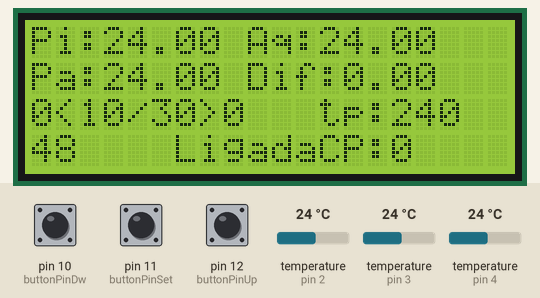
Recording of a sketch running on a simulated Arduino Uno, built with avr-gcc and run on an emulated ATmega328P. Shown: 20×4 character LCD. The test bench sets the inputs (shaded band); at power-on: pin 11 (buttonPinSet) HIGH, pin 10 (buttonPinDw) HIGH, pin 12 (buttonPinUp) HIGH, temperature (sensors on pin 2, pin 3, pin 4) 24 °C. EEPROM starts erased; what the sketch prints to the serial monitor is not drawn.

Above: at 3.8 s.
3.9 s: pin 11 (buttonPinSet) pulled LOW for 3.2 s
At 8.0 s:
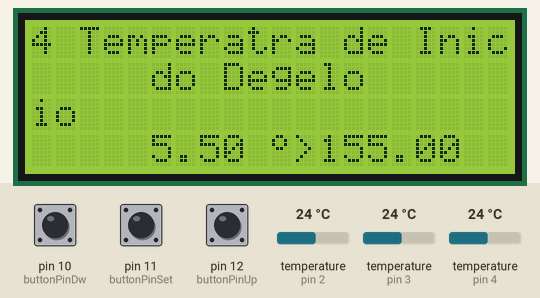
8.6 s: pin 11 (buttonPinSet) pulled LOW for 0.15 s
At 9.6 s:
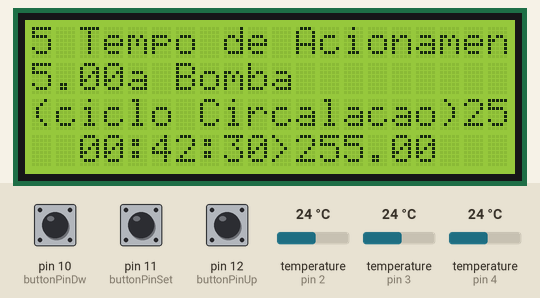
10.2 s: pin 11 (buttonPinSet) pulled LOW for 1 s
At 10.9 s:
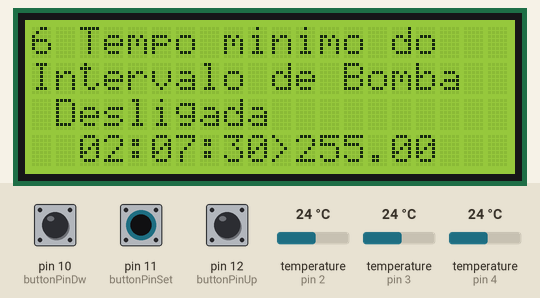
12.7 s: pin 10 (buttonPinDw) pulled LOW for 1 s
At 13.9 s:
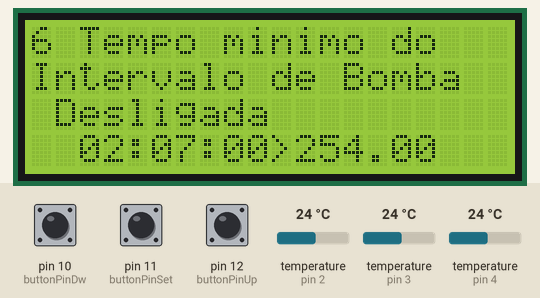
15.2 s: pin 10 (buttonPinDw) pulled LOW for 0.15 s
At 15.7 s:
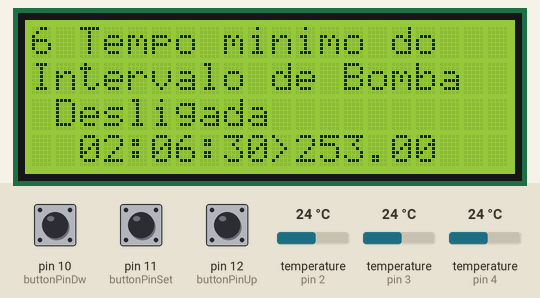
Timing chart, 0 to 18.2 s (numbered marks = the images above; inputs shaded):
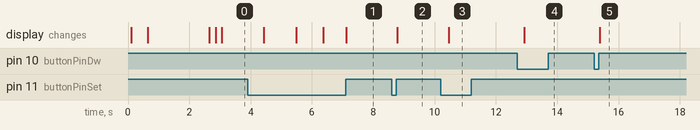

Measured:
- after the input at 3.9 s, the display: first changes after 0.53 s (image 1 shows a later state)
- after the input at 8.6 s, the display: changes after 0.19 s (image 2)
- after the input at 10.2 s, the display: changes after 0.26 s (image 3)
- after the input at 12.7 s, the display: changes after 0.22 s (image 4)

The sketch:

controlador_piscina5_21_Nano_1.ino
```cpp
#include <EEPROM.h>


//////////////////////Sensores
#include <OneWire.h>
#include <DallasTemperature.h>
#define ONE_WIRE_BUS_PISC                    2// //12 // Pino do sensor da temperatura da piscina
#define ONE_WIRE_BUS_PAINEL                  3// 13 // Pino do sensor do painel de aquecimento
#define ONE_WIRE_BUS_RETORNO                 4// 14 // Pino sensor de retorno de agua
OneWire SensorPiscina(ONE_WIRE_BUS_PISC);
OneWire oneWire_out(ONE_WIRE_BUS_PAINEL);
OneWire oneWire_out_1(ONE_WIRE_BUS_RETORNO);
DallasTemperature sensor_piscina(&SensorPiscina);
DallasTemperature sensor_painel(&oneWire_out);
DallasTemperature sensor_retorno(&oneWire_out_1);


/////////////////////////////////////Botões:
unsigned long lastDebounceTime = 0 ;

//int analogreading;
int buttonPinSet = 11; //= 15;    // the number of the pushbutton pin
const int ledPin = 13;      // the number of the LED pin
int ledState = HIGH;         // the current state of the output pin
int buttonStateSet;             // the current reading from the input pin
bool lastButtonStateSet = LOW;   // the previous reading from the input pin
//unsigned long lastDebounceTimeSet = 0;  // the last time the output pin was toggled
int debounceDelay = 50;    // the debounce time; increase if the output flickers

 int buttonPinUp = 12; // = 0;    // the number of the pushbutton pin
int buttonStateUp;             // the current reading from the input pin
bool lastButtonStateUp = LOW;   // the previous reading from the input pin
//unsigned long lastDebounceTimeUp = 0;  // the last time the output pin was toggled

 int buttonPinDw = 10; // = 2;    // the number of the pushbutton pin
int buttonStateDw;             // the current reading from the input pin
bool lastButtonStateDw = LOW;   // the previous reading from the input pin
//unsigned long lastDebounceTimeDw = 0;  // the last time the output pin was toggled
/////////////////////////////////////////////////////////////////////////////////////////////
unsigned long difmillis =0;


   bool chamarMenu = 0;
   unsigned long tempochamarmenu = 0;
   bool estadochamarmenu;
   unsigned long lastDebounceTimeMenu = 0;
   bool mudancaLCD;
   unsigned long tempomenu;
   bool botoes = LOW;
   int buttonPushCounter = 0;
   unsigned long whilelastTime = 0;
   bool ultimoestadobotoes ;


//LCD...

#include <LiquidCrystal_I2C.h>

LiquidCrystal_I2C lcd(0x3F,20,4);
//LiquidCrystal_I2C lcd(0x27,20,4);


// include the library code://https://github.com/adafruit/Adafruit_LiquidCrystal
//#include "Adafruit_LiquidCrystal.h"

// Connect via i2c, default address #0 (A0-A2 not jumpered)
//Adafruit_LiquidCrystal lcd(0);


//Array simbolo grau
byte grau[8] ={ B00001100,
                B00010010,
                B00010010,
                B00001100,
                B00000000,
                B00000000,
                B00000000,
                B00000000,};


//int s1;

bool memupdate = LOW ;

int SetTemperPiscina;
float SetTemperPiscFloat;
int TemperPiscEEPROM;

int SetDifTempEntrSaida;
float SetDifTemperEntrSaidaFloat;
int DifTemperEntrSaidaEEPROM;

int SetTemperSuperAq;
float SetTemperSuperAqfloat;
int SetTemperSuperAqEEPROM;

int SetTemperDegelo;
float SetTemperDegeloFloat;
int SetTemperDegeloEEPROM;

int SetTempoAcionBomba;
float SetTempoAcionBombaFloat;
int SetTempoAcionBombaEEPROM;

int SetTempoBombaDesl;
float SetTempoBombaDeslFloat;
int SetTempoBombaDeslEEPROM;


float tempreal;
float tempreal1;
int bomba = 2;// pino acionamento da bomba


/////////////////////////////////////////


int contador = 0;
boolean botaoset;
boolean botaodw;
boolean botaoup;


boolean chamadamenu = 0;
int tempodemenu = 5000;

// diferença milisegundos
unsigned long ti;
static unsigned long tf;
int tdif;
static unsigned long tp1;

int segundos, minutos, horas, total, total1;

unsigned long previousMillis;
const long interval = 800;

int temperaturapiscina;
int tempersaidaaquecedor;
int temperaturaplaca;

boolean disparoaquecerpiscina;
boolean placaaquecida;
boolean difentrsaida;
boolean circularagua;
boolean aquecendo;
boolean circulacaodeprotecao;

unsigned long tbstart;
int tbstop;
unsigned long basetempo10seg;
unsigned long basetempo30seg;
int TAcionBomba;
int TIntervBomba;
boolean bombacionada;
unsigned long tbomba;
unsigned long tempobombaacioncircprot; //tempo de acionamento da bomba no acionamento de proteção.
unsigned long tempointervdeprot;       // tempo de intervalo da bomba no acionamento de proteção.

 unsigned long tempo;


 bool DisparoProtecao;


void setup(void)


{

    sensor_piscina.begin();
    sensor_painel.begin();
    sensor_retorno.begin();
    sensor_piscina.setWaitForConversion(false);
    sensor_painel.setWaitForConversion(false);
    sensor_retorno.setWaitForConversion(false);


     pinMode(buttonPinSet, INPUT_PULLUP);
     pinMode(buttonPinUp, INPUT_PULLUP);
     pinMode(buttonPinDw, INPUT_PULLUP);


  pinMode(bomba, OUTPUT);

  Serial.begin(9600);
  Serial.println(" ");


//EEPROM.begin(50);


     lcd.init();
delay(500);
     lcd.backlight();
       lcd.clear();
       lcd.setCursor(0, 0);
       lcd.print("CONTROLADORES ");
       lcd.setCursor(0, 1);
       lcd.print("FOGGIATTO V2.0");
       delay(2000);
       lcd.clear();
       lcd.createChar(0, grau);

  tp1 = -9000;

  TemperPiscEEPROM = EEPROM.read(0);
  DifTemperEntrSaidaEEPROM = EEPROM.read(1);
  SetTemperSuperAqEEPROM = EEPROM.read(2);
  SetTemperDegeloEEPROM = EEPROM.read(3)- 100;
  SetTempoAcionBombaEEPROM = EEPROM.read(4);
  SetTempoBombaDeslEEPROM = EEPROM.read(5);


  SetTemperPiscFloat = TemperPiscEEPROM ;
  SetDifTemperEntrSaidaFloat = DifTemperEntrSaidaEEPROM;
  SetTemperSuperAqfloat = SetTemperSuperAqEEPROM;
  SetTemperDegeloFloat = SetTemperDegeloEEPROM;
  SetTempoAcionBombaFloat = SetTempoAcionBombaEEPROM;
  SetTempoBombaDeslFloat = SetTempoBombaDeslEEPROM;

tbstart = millis()/ 10000;

 TAcionBomba = -1 - SetTempoAcionBombaEEPROM;
}


void loop(void){
    sensor_piscina.requestTemperatures();
    sensor_painel.requestTemperatures();
    sensor_retorno.requestTemperatures();

    //leituraanalogbotoes();
    controle_led_botaoSet();
    controle_led_botaoUp();
    controle_led_botaoDw();


    Serial.print("// piscina:");
    Serial.print(sensor_piscina.getTempCByIndex(0));
    Serial.print(" painel:");
    Serial.print(sensor_painel.getTempCByIndex(0));
    Serial.print(" retorno:");
    Serial.print(sensor_retorno.getTempCByIndex(0),3);


    Serial.print("// Set:");
    Serial.print(buttonStateSet);
    Serial.print("  Up");
    Serial.print(buttonStateUp);
    Serial.print("  Dw");
    Serial.print(buttonStateDw);
    Serial.print(" dif milis ");
   // Serial.println((millis()-difmillis));
difmillis = millis();


/////////////Menu
if (buttonStateSet ==LOW){
  tempochamarmenu = millis();
}
Serial.println(tempochamarmenu);

if ((buttonStateSet == HIGH && estadochamarmenu == LOW) && (millis()-  tempochamarmenu > 300)) {
Serial.println(millis());
chamadamenu = HIGH;
contador = 0;
}


 basetempo10seg = millis() / 10000;
 basetempo30seg = basetempo10seg / 3;

 lcd.setCursor(0, 2);
 lcd.print(basetempo10seg);
 lcd.print("<10/30>");
 lcd.print(basetempo30seg);

  unsigned long start = millis();
    //int botoes;
  int tempomenu;

  SetTemperPiscina = TemperPiscEEPROM;
  SetDifTempEntrSaida = DifTemperEntrSaidaEEPROM;
  SetTemperSuperAq = SetTemperSuperAqEEPROM;
  SetTemperDegelo = SetTemperDegeloEEPROM;
  SetTempoAcionBomba = SetTempoAcionBombaEEPROM;
  SetTempoBombaDesl = SetTempoBombaDeslEEPROM;


  if (chamadamenu != mudancaLCD){
      lcd.clear();
      mudancaLCD = chamadamenu;
      }


while     (chamadamenu == HIGH){

    //leituraanalogbotoes();
    controle_led_botaoSet();
    controle_led_botaoUp();
    controle_led_botaoDw();


if ( buttonStateSet == HIGH || buttonStateUp == HIGH || buttonStateDw == HIGH){
  tempomenu = millis();
  botoes = HIGH;
  } else botoes = LOW;


 if (millis() -  tempomenu > 10000) {
     chamadamenu = LOW;

  SetTemperPiscina = SetTemperPiscFloat;
  SetDifTempEntrSaida = SetDifTemperEntrSaidaFloat;
  SetTemperSuperAq = SetTemperSuperAqfloat;
  SetTemperDegelo = SetTemperDegeloFloat;
  SetTempoAcionBomba = SetTempoAcionBombaFloat;
  SetTempoBombaDesl = SetTempoBombaDeslFloat;


     atualizaeeprom();//funcao atualiza memoria

  }


if ((botoes != ultimoestadobotoes)  || (millis() - whilelastTime > 1000 ) ) {


           if (botoes == HIGH)  {
                    lcd.clear();
                    buttonPushCounter++;// if the current state is HIGH then the button went from off to on:
                    Serial.println("on");Serial.println("on");
                    Serial.print("number of button pushes: ");
                     Serial.println(buttonPushCounter);
                     //Serial.println(joyst_map);

                         if (buttonPushCounter > 1) {
                            whilelastTime = millis()  - (buttonPushCounter * 100) ;  //
                              } else whilelastTime = millis();


    if (buttonStateSet == HIGH){
        contador = contador + 1;
        lcd.clear();
         }

    if (contador > 6)    {
      contador = 1;
      }


 switch (contador){

   case 1:
        if (buttonStateUp == HIGH && SetTemperPiscFloat < 80){
            SetTemperPiscFloat = SetTemperPiscFloat + 1;
            }

        if (buttonStateDw == HIGH && SetTemperPiscFloat > 40){
            SetTemperPiscFloat = SetTemperPiscFloat - 1;
            }

        lcd.setCursor(0, 0);
        lcd.print("1 Temperatura Maxima");
        lcd.setCursor(3, 1);
        lcd.print("da Piscina");
        //lcd.setCursor(0, 0);
        //lcd.print("1 Temperatura Maxima");
        lcd.setCursor(3, 3);
        lcd.print(SetTemperPiscFloat/2,1);
          lcd.setCursor(7, 3);
          lcd.write((byte)0);
          lcd.print(">");
          lcd.print(SetTemperPiscFloat);
       break;

  case 2:
        if (buttonStateUp == HIGH && SetDifTemperEntrSaidaFloat <= 99){
          SetDifTemperEntrSaidaFloat = SetDifTemperEntrSaidaFloat + 1;
          }

        if (buttonStateDw == HIGH && SetDifTemperEntrSaidaFloat > 0){
            SetDifTemperEntrSaidaFloat = SetDifTemperEntrSaidaFloat - 1;
            }
            lcd.setCursor(0, 0);
            lcd.print("2 Ganho minimo de");
            lcd.setCursor(0, 1);
            lcd.print("temperatura do");
            lcd.setCursor(0, 2);
            lcd.print("painel");
            lcd.setCursor(3, 3);
            lcd.print(SetDifTemperEntrSaidaFloat/10);
            lcd.setCursor(8, 3);
            lcd.write((byte)0);
            lcd.print(">");
            lcd.print(SetDifTemperEntrSaidaFloat);

          break;


   case 3:
        if (buttonStateUp == HIGH && SetTemperSuperAqfloat < 140){
            SetTemperSuperAqfloat = SetTemperSuperAqfloat + 1;
            }
        if (buttonStateDw == HIGH && SetTemperSuperAqfloat > 100){
            SetTemperSuperAqfloat = SetTemperSuperAqfloat - 1;
            }
        lcd.setCursor(0, 0);
        lcd.print("3 Temperatura de");
        lcd.setCursor(0, 1);
        lcd.print("Acionamento da bomba");
        lcd.setCursor(0, 2);
        lcd.print("Protecao por calor");
        lcd.setCursor(3, 3);
        lcd.print(SetTemperSuperAqfloat /2 );

            lcd.setCursor(7, 3);
            lcd.write((byte)0);
            lcd.print(">" );
            lcd.print(SetTemperSuperAqfloat);

       break;


    case 4:
        if (buttonStateUp == HIGH && SetTemperDegeloFloat < 160){
          SetTemperDegeloFloat = SetTemperDegeloFloat + 1;
          }

        if (buttonStateDw == HIGH && SetTemperDegeloFloat > 50){
            SetTemperDegeloFloat = SetTemperDegeloFloat - 1;
            }
            lcd.setCursor(0, 0);
            lcd.print("4 Temperatra de Inicio");
            lcd.setCursor(5, 1);
            lcd.print("do Degelo");
            //lcd.setCursor(0, 0);
            //lcd.print("6 Temperatra deInicDegelo");
            lcd.setCursor(5, 3);
            lcd.print((SetTemperDegeloFloat/10) -10);
            lcd.setCursor(10, 3);
            lcd.write((byte)0);
            lcd.print(">");
            lcd.print(SetTemperDegeloFloat);
        break;


    case 5:
        if (buttonStateUp == HIGH && SetTempoAcionBombaFloat <= 80){
            SetTempoAcionBombaFloat = SetTempoAcionBombaFloat + 1;
            }
        if (buttonStateDw == HIGH && SetTempoAcionBombaFloat > 0){
           SetTempoAcionBombaFloat = SetTempoAcionBombaFloat - 1;
           }
           lcd.setCursor(0, 0);
           lcd.print("5 Tempo de Acionamen");
            lcd.setCursor(0, 1);
           lcd.print("to da Bomba");
           lcd.setCursor(0, 2);
           lcd.print("(ciclo Circalacao)");
           // lcd.print(SetTemperSuperAqFloat);
           total = SetTempoAcionBombaFloat * 10;
           horas = (total / 3600);
           minutos = ((total - (horas * 3600)) / 60);
           segundos = (total % 60);

              // lcd.setCursor(0, 1);
               lcd.print(SetTempoAcionBombaFloat);

           lcd.setCursor(2, 3);
        if (horas < 10){
          lcd.print("0");
           }
           lcd.print(horas);
           lcd.print(":");
           lcd.setCursor(5, 3);
        if (minutos < 10){
           lcd.print("0");
           }
           lcd.print(minutos);
           lcd.print(":");
           lcd.setCursor(8, 3);
        if (segundos < 10){
            lcd.print("0");
            }
            lcd.print(segundos);
lcd.print(">");
lcd.print(SetTempoAcionBombaFloat);

          break;


     case 6:
        if (buttonStateUp == HIGH && SetTempoBombaDeslFloat <= 239){
            SetTempoBombaDeslFloat = SetTempoBombaDeslFloat + 1;
            }
        if (buttonStateDw == HIGH && SetTempoBombaDeslFloat > 0){
           SetTempoBombaDeslFloat = SetTempoBombaDeslFloat - 1;
           }
           lcd.setCursor(0, 0);
           lcd.print("6 Tempo minimo do");
           lcd.setCursor(0, 1);
           lcd.print("Intervalo de Bomba");
           lcd.setCursor(1, 2);
           lcd.print("Desligada");
           // lcd.print(SetTemperSuperAqFloat);
           total = SetTempoBombaDeslFloat * 30;
           horas = (total / 3600);
           minutos = ((total - (horas * 3600)) / 60);
           segundos = (total % 60);

           lcd.setCursor(2, 3);
        if (horas < 10){
          lcd.print("0");
           }
           lcd.print(horas);
           lcd.print(":");
           lcd.setCursor(5, 3);
        if (minutos < 10){
           lcd.print("0");
           }
           lcd.print(minutos);
           lcd.print(":");
           lcd.setCursor(8, 3);
        if (segundos < 10){
            lcd.print("0");
            }
            lcd.print(segundos);
            lcd.print(">");
            lcd.print(SetTempoBombaDeslFloat);
          break;


      default:
        contador = 0;
    }
   // return;


} else {
           buttonPushCounter = 0;
            // Serial.println("off");// if the current state is LOW then the button went from on to off:
           }


ultimoestadobotoes = botoes ;


  } //fim do if


 // Serial.println("fim do while");

 delay(100);
 }  ////////////////////////fim do while


  temperaturapiscina = 10 * sensor_piscina.getTempCByIndex(0);
  temperaturaplaca = 10 * sensor_painel.getTempCByIndex(0);
  tempersaidaaquecedor = 10 * sensor_retorno.getTempCByIndex(0);

  Serial.print("  tempPisc: ");
  Serial.print(temperaturapiscina);
  Serial.print("< >");
  //Serial.print("  tempPisc: ");
  Serial.print(EEPROM.read(0));
  Serial.print(" <<< ");


//  Serial.println(leitura0);
    lcd.setCursor(0, 0);
    lcd.print("Pi:");
    lcd.print(sensor_piscina.getTempCByIndex(0), 2);
    lcd.setCursor(9, 0);
    lcd.print("Aq:");
    lcd.print(sensor_retorno.getTempCByIndex(0), 2);
    lcd.setCursor(0, 1);
    lcd.print("Pa:");
    lcd.print(sensor_painel.getTempCByIndex(0),2);

    lcd.setCursor(9, 1);
    lcd.print("Dif:");
    lcd.print(sensor_piscina.getTempCByIndex(0) - sensor_retorno.getTempCByIndex(0));

    lcd.setCursor(0, 3);
    lcd.print(temperaturaplaca / 5);
    // lcd.print("Bomba:");
     if (digitalRead(bomba) == 1){
       lcd.print("    Ligada");
       } else    lcd.print(" Desligada");

// unsigned long stop = millis();

    lcd.print("CP:");
    lcd.print(circulacaodeprotecao);

    lcd.setCursor(12, 2);
    lcd.print("tp:");
    lcd.print(temperaturaplaca);


 if ((temperaturaplaca / 5  >  SetTemperSuperAqEEPROM ) || (temperaturaplaca < SetTemperDegeloEEPROM - 100 ) && millis() > 10000)
     {
       circulacaodeprotecao = HIGH;
     }


   if ((temperaturaplaca >= (SetTemperSuperAqEEPROM /5) + 40) || (temperaturaplaca * 10 < SetTemperDegeloEEPROM))
        {
          digitalWrite(bomba, HIGH);
         tempo = basetempo10seg;
        }
      else{
        if (tempo + 6 <= basetempo10seg ){
             digitalWrite(bomba, LOW);
             }


       else { circulacaodeprotecao = LOW;

              tempointervdeprot = basetempo30seg;
              tempobombaacioncircprot = basetempo10seg;

       }

if (temperaturaplaca * 2 >= SetTemperSuperAqEEPROM && circulacaodeprotecao == LOW ){
      disparoaquecerpiscina = HIGH;
      TAcionBomba = basetempo10seg;
      }
       else {disparoaquecerpiscina = LOW;

      }


int difT = temperaturapiscina * 10 + DifTemperEntrSaidaEEPROM;
int temperAq = tempersaidaaquecedor * 10;

if (  temperAq >= difT){
    difentrsaida = HIGH;
    TAcionBomba = basetempo10seg;
    }
    else difentrsaida = LOW;


 int ligarbomba;


 tbomba = basetempo10seg - TAcionBomba;

 if ( (tbomba  < SetTempoAcionBombaEEPROM) || disparoaquecerpiscina == HIGH )  {
     bombacionada = HIGH;
     //digitalWrite(bomba, HIGH);
     }
 else{bombacionada = LOW;
    // digitalWrite(bomba, LOW);
     }


      }


}


/////////Fim do Loop


////////////////////////Função botão
/*

void leituraanalogbotoes(){

     int analogreading = analogRead(A0);
     if (analogreading > 360  && analogreading < 440){
     buttonPinSet = 1;
     Serial.print("Set");
     } else buttonPinSet =0;

     if (analogreading > 660  && analogreading < 740){
     buttonPinUp = 1;
     Serial.print("Up");
     } else buttonPinUp =0;

     if (analogreading > 960 ){
     buttonPinDw = 1;
     Serial.print("Dw");
     } else buttonPinDw =0;

  }

*/


void controle_led_botaoSet(){
    int reading = !digitalRead(buttonPinSet);
  if (reading != lastButtonStateSet) {
       lastDebounceTime = millis();
       }
  //if ((millis() - lastDebounceTimeSet) > debounceDelay) {
  if ((millis() - lastDebounceTime) > debounceDelay) {
      if (reading != buttonStateSet) {
               buttonStateSet = reading;
                // only toggle the LED if the new button state is HIGH
               //if (buttonState == HIGH) {
              //  ledState = !ledState;
              //}
      }
  }
  lastButtonStateSet = reading;
  }


  void controle_led_botaoUp(){
    int reading = !digitalRead(buttonPinUp);
  if (reading != lastButtonStateUp) {
       lastDebounceTime = millis();
       }
  if ((millis() - lastDebounceTime) > debounceDelay) {

      if (reading != buttonStateUp) {
               buttonStateUp = reading;
                // only toggle the LED if the new button state is HIGH
               //if (buttonState == HIGH) {
              //  ledState = !ledState;
              //}
      }
  }
  lastButtonStateUp = reading;
  }

  void controle_led_botaoDw(){
     int reading = !digitalRead(buttonPinDw);
  if (reading != lastButtonStateDw) {
       lastDebounceTime = millis();
       }
  if ((millis() - lastDebounceTime) > debounceDelay) {

      if (reading != buttonStateDw) {
               buttonStateDw = reading;
                // only toggle the LED if the new button state is HIGH
               //if (buttonState == HIGH) {
              //  ledState = !ledState;
              //}
      }
  }
  lastButtonStateDw = reading;
  }


  void  atualizaeeprom(){
//    Serial.print();
Serial.print("SetTemperPiscina: ");
Serial.print(SetTemperPiscina);
Serial.print(" TemperPiscEEPROM:");
Serial.println(TemperPiscEEPROM);


   if (SetTemperPiscFloat != TemperPiscEEPROM){
      EEPROM.write(0, (SetTemperPiscFloat ));
      memupdate = HIGH;
      }
   if (SetDifTempEntrSaida != DifTemperEntrSaidaEEPROM){
      EEPROM.write(1, SetDifTempEntrSaida);
      memupdate = HIGH;
      }
  if (SetTemperSuperAqEEPROM != SetTemperSuperAq){
      EEPROM.write(2, SetTemperSuperAq);
      memupdate = HIGH;
      }
  if (SetTemperDegelo != SetTemperDegeloEEPROM){
      EEPROM.write(3, SetTemperDegelo + 100);
      memupdate = HIGH;
      }
  if (SetTempoAcionBomba != SetTempoAcionBombaEEPROM){
      EEPROM.write(4, SetTempoAcionBomba);
      memupdate = HIGH;
      }
  if (SetTempoBombaDesl != SetTempoBombaDeslEEPROM){
      EEPROM.write(5, SetTempoBombaDesl);
      memupdate = HIGH;
      }


    if (memupdate == HIGH){
   //   EEPROM.commit();
      memupdate = LOW;

      Serial.println("atualiza memoria");
            lcd.clear();
            lcd.setCursor(0, 1);
            lcd.print("Salvando na memoria");
            //lcd.setCursor(0, 1);
           //lcd.print("    memoria");
        delay(5000);


    TemperPiscEEPROM = EEPROM.read(0);
    DifTemperEntrSaidaEEPROM = EEPROM.read(1);
    SetTemperSuperAqEEPROM = EEPROM.read(2);
    SetTemperDegeloEEPROM = EEPROM.read(3)- 100;
    SetTempoAcionBombaEEPROM = EEPROM.read(4);
    SetTempoBombaDeslEEPROM = EEPROM.read(5);

  }
    }
```
